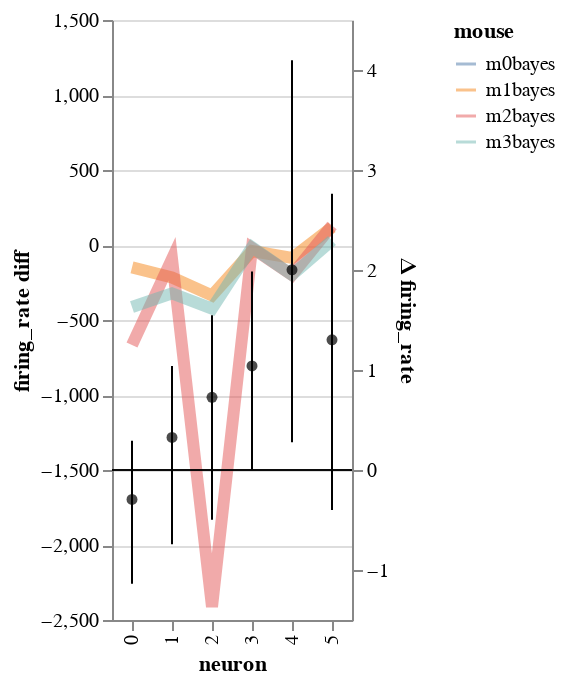

Notebook cell for this chart:
### Code cell
workflow.estimate_slope(df,y='firing_rate', levels=('stim', 'mouse', 'neuron'), hold_for_facet=False)

### Figure 1 — Vega-Lite specification as saved in the notebook (floating-point values rounded to 4 significant figures)
{"config": {"view": {"continuousWidth": 400, "continuousHeight": 300}}, "layer": [{"mark": {"type": "line", "fill": null, "opacity": 0.5, "size": 6}, "encoding": {"color": {"type": "nominal", "field": "mouse"}, "x": {"type": "nominal", "field": "neuron"}, "y": {"type": "quantitative", "field": "firing_rate diff"}}}, {"layer": [{"mark": {"type": "rule", "color": "black", "size": 0.1}, "encoding": {"y": {"type": "quantitative", "field": "zero"}}}, {"mark": {"type": "point", "color": "black", "filled": true}, "encoding": {"x": {"type": "nominal", "field": "neuron"}, "y": {"type": "quantitative", "field": "Bayes condition mean", "scale": {"zero": false}}}}, {"mark": {"type": "line", "color": "black"}, "encoding": {"x": {"type": "nominal", "field": "neuron"}, "y": {"type": "quantitative", "field": "Bayes condition mean", "scale": {"zero": false}}}}, {"mark": "rule", "encoding": {"x": {"type": "nominal", "field": "neuron"}, "y": {"type": "quantitative", "field": "Bayes condition CI0", "scale": {"zero": false}, "title": "Δ firing_rate"}, "y2": {"field": "Bayes condition CI1"}}}]}], "data": {"name": "data-dd75e8f608651ab3f78ee6ff161cf4d0"}, "resolve": {"scale": {"y": "independent"}}, "$schema": "https://vega.github.io/schema/vega-lite/v4.8.1.json", "datasets": {"data-dd75e8f608651ab3f78ee6ff161cf4d0": [{"mouse": "m0bayes", "neuron": "0", "neuron_code": 0.0, "mouse_code": 0.0, "i_trial": 9.5, "log_firing_rate": 1.811, "Firing rate": 73.79, "firing_rate": 73.79, "i_spike": 42.48, "isi": 0.08217, "Bayes condition CI0": -1.138, "Bayes condition CI1": 0.2914, "Bayes condition mean": -0.2948, "firing_rate diff": null, "zero": 0}, {"mouse": "m0bayes", "neuron": "1", "neuron_code": 4.0, "mouse_code": 0.0, "i_trial": 9.5, "log_firing_rate": 2.19, "Firing rate": 311.2, "firing_rate": 311.2, "i_spike": 49.02, "isi": 0.07142, "Bayes condition CI0": -0.7426, "Bayes condition CI1": 1.039, "Bayes condition mean": 0.3253, "firing_rate diff": null, "zero": 0}, {"mouse": "m0bayes", "neuron": "2", "neuron_code": 8.0, "mouse_code": 0.0, "i_trial": 9.5, "log_firing_rate": 2.077, "Firing rate": 144.7, "firing_rate": 144.7, "i_spike": 65.8, "isi": 0.05291, "Bayes condition CI0": -0.4963, "Bayes condition CI1": 1.548, "Bayes condition mean": 0.7268, "firing_rate diff": null, "zero": 0}, {"mouse": "m0bayes", "neuron": "3", "neuron_code": 12.0, "mouse_code": 0.0, "i_trial": 9.5, "log_firing_rate": 2.256, "Firing rate": 326.5, "firing_rate": 326.5, "i_spike": 86.0, "isi": 0.04086, "Bayes condition CI0": 0.004792, "Bayes condition CI1": 1.985, "Bayes condition mean": 1.04, "firing_rate diff": null, "zero": 0}, {"mouse": "m0bayes", "neuron": "4", "neuron_code": 16.0, "mouse_code": 0.0, "i_trial": 9.5, "log_firing_rate": 2.382, "Firing rate": 302.3, "firing_rate": 302.3, "i_spike": 117.2, "isi": 0.02986, "Bayes condition CI0": 0.278, "Bayes condition CI1": 4.098, "Bayes condition mean": 2.002, "firing_rate diff": null, "zero": 0}, {"mouse": "m0bayes", "neuron": "5", "neuron_code": 20.0, "mouse_code": 0.0, "i_trial": 9.5, "log_firing_rate": 2.662, "Firing rate": 1521.0, "firing_rate": 1521.0, "i_spike": 152.8, "isi": 0.02295, "Bayes condition CI0": -0.3997, "Bayes condition CI1": 2.763, "Bayes condition mean": 1.302, "firing_rate diff": null, "zero": 0}, {"mouse": "m0bayes", "neuron": "0", "neuron_code": 0.0, "mouse_code": 0.0, "i_trial": 0.0, "log_firing_rate": -0.1114, "Firing rate": -93.37, "firing_rate": null, "i_spike": -2.075, "isi": 0.003543, "Bayes condition CI0": null, "Bayes condition CI1": null, "Bayes condition mean": null, "firing_rate diff": -93.37, "zero": 0}, {"mouse": "m0bayes", "neuron": "1", "neuron_code": 0.0, "mouse_code": 0.0, "i_trial": 0.0, "log_firing_rate": 0.2285, "Firing rate": 202.8, "firing_rate": null, "i_spike": -0.675, "isi": 0.0006661, "Bayes condition CI0": null, "Bayes condition CI1": null, "Bayes condition mean": null, "firing_rate diff": 202.8, "zero": 0}, {"mouse": "m0bayes", "neuron": "2", "neuron_code": 0.0, "mouse_code": 0.0, "i_trial": 0.0, "log_firing_rate": 0.02613, "Firing rate": 3.046, "firing_rate": null, "i_spike": 2.25, "isi": -0.002416, "Bayes condition CI0": null, "Bayes condition CI1": null, "Bayes condition mean": null, "firing_rate diff": 3.046, "zero": 0}, {"mouse": "m0bayes", "neuron": "3", "neuron_code": 0.0, "mouse_code": 0.0, "i_trial": 0.0, "log_firing_rate": -0.01303, "Firing rate": 71.96, "firing_rate": null, "i_spike": 0.75, "isi": -0.000529, "Bayes condition CI0": null, "Bayes condition CI1": null, "Bayes condition mean": null, "firing_rate diff": 71.96, "zero": 0}, {"mouse": "m0bayes", "neuron": "4", "neuron_code": 0.0, "mouse_code": 0.0, "i_trial": 0.0, "log_firing_rate": 0.06142, "Firing rate": 79.23, "firing_rate": null, "i_spike": 4.675, "isi": -0.001246, "Bayes condition CI0": null, "Bayes condition CI1": null, "Bayes condition mean": null, "firing_rate diff": 79.23, "zero": 0}, {"mouse": "m0bayes", "neuron": "5", "neuron_code": 0.0, "mouse_code": 0.0, "i_trial": 0.0, "log_firing_rate": 0.1731, "Firing rate": 1188.0, "firing_rate": null, "i_spike": 4.1, "isi": -0.0006149, "Bayes condition CI0": null, "Bayes condition CI1": null, "Bayes condition mean": null, "firing_rate diff": 1188.0, "zero": 0}, {"mouse": "m1bayes", "neuron": "0", "neuron_code": 0.0, "mouse_code": 0.0, "i_trial": 0.0, "log_firing_rate": -0.3501, "Firing rate": -149.2, "firing_rate": null, "i_spike": -21.92, "isi": 0.02875, "Bayes condition CI0": null, "Bayes condition CI1": null, "Bayes condition mean": null, "firing_rate diff": -149.2, "zero": 0}, {"mouse": "m1bayes", "neuron": "1", "neuron_code": 0.0, "mouse_code": 0.0, "i_trial": 0.0, "log_firing_rate": -0.337, "Firing rate": -216.3, "firing_rate": null, "i_spike": -19.92, "isi": 0.01793, "Bayes condition CI0": null, "Bayes condition CI1": null, "Bayes condition mean": null, "firing_rate diff": -216.3, "zero": 0}, {"mouse": "m1bayes", "neuron": "2", "neuron_code": 0.0, "mouse_code": 0.0, "i_trial": 0.0, "log_firing_rate": -0.2924, "Firing rate": -336.5, "firing_rate": null, "i_spike": -22.75, "isi": 0.0141, "Bayes condition CI0": null, "Bayes condition CI1": null, "Bayes condition mean": null, "firing_rate diff": -336.5, "zero": 0}, {"mouse": "m1bayes", "neuron": "3", "neuron_code": 0.0, "mouse_code": 0.0, "i_trial": 0.0, "log_firing_rate": -0.05556, "Firing rate": -40.32, "firing_rate": null, "i_spike": -17.35, "isi": 0.00695, "Bayes condition CI0": null, "Bayes condition CI1": null, "Bayes condition mean": null, "firing_rate diff": -40.32, "zero": 0}, {"mouse": "m1bayes", "neuron": "4", "neuron_code": 0.0, "mouse_code": 0.0, "i_trial": 0.0, "log_firing_rate": -0.02642, "Firing rate": -86.28, "firing_rate": null, "i_spike": -14.95, "isi": 0.003701, "Bayes condition CI0": null, "Bayes condition CI1": null, "Bayes condition mean": null, "firing_rate diff": -86.28, "zero": 0}, {"mouse": "m1bayes", "neuron": "5", "neuron_code": 0.0, "mouse_code": 0.0, "i_trial": 0.0, "log_firing_rate": 0.05554, "Firing rate": 118.8, "firing_rate": null, "i_spike": -1.55, "isi": 0.0003135, "Bayes condition CI0": null, "Bayes condition CI1": null, "Bayes condition mean": null, "firing_rate diff": 118.8, "zero": 0}, {"mouse": "m2bayes", "neuron": "0", "neuron_code": 0.0, "mouse_code": 0.0, "i_trial": 0.0, "log_firing_rate": -0.5354, "Firing rate": -666.8, "firing_rate": null, "i_spike": -48.85, "isi": 0.04674, "Bayes condition CI0": null, "Bayes condition CI1": null, "Bayes condition mean": null, "firing_rate diff": -666.8, "zero": 0}, {"mouse": "m2bayes", "neuron": "1", "neuron_code": 0.0, "mouse_code": 0.0, "i_trial": 0.0, "log_firing_rate": -0.2439, "Firing rate": -91.81, "firing_rate": null, "i_spike": -46.65, "isi": 0.03397, "Bayes condition CI0": null, "Bayes condition CI1": null, "Bayes condition mean": null, "firing_rate diff": -91.81, "zero": 0}, {"mouse": "m2bayes", "neuron": "2", "neuron_code": 0.0, "mouse_code": 0.0, "i_trial": 0.0, "log_firing_rate": -0.4174, "Firing rate": -2412.0, "firing_rate": null, "i_spike": -36.28, "isi": 0.01905, "Bayes condition CI0": null, "Bayes condition CI1": null, "Bayes condition mean": null, "firing_rate diff": -2412.0, "zero": 0}, {"mouse": "m2bayes", "neuron": "3", "neuron_code": 0.0, "mouse_code": 0.0, "i_trial": 0.0, "log_firing_rate": -0.1078, "Firing rate": -20.78, "firing_rate": null, "i_spike": -26.15, "isi": 0.009888, "Bayes condition CI0": null, "Bayes condition CI1": null, "Bayes condition mean": null, "firing_rate diff": -20.78, "zero": 0}, {"mouse": "m2bayes", "neuron": "4", "neuron_code": 0.0, "mouse_code": 0.0, "i_trial": 0.0, "log_firing_rate": -0.1685, "Firing rate": -200.2, "firing_rate": null, "i_spike": -16.93, "isi": 0.004314, "Bayes condition CI0": null, "Bayes condition CI1": null, "Bayes condition mean": null, "firing_rate diff": -200.2, "zero": 0}, {"mouse": "m2bayes", "neuron": "5", "neuron_code": 0.0, "mouse_code": 0.0, "i_trial": 0.0, "log_firing_rate": -0.02359, "Firing rate": 129.5, "firing_rate": null, "i_spike": -2.1, "isi": 0.0001877, "Bayes condition CI0": null, "Bayes condition CI1": null, "Bayes condition mean": null, "firing_rate diff": 129.5, "zero": 0}, {"mouse": "m3bayes", "neuron": "0", "neuron_code": 0.0, "mouse_code": 0.0, "i_trial": 0.0, "log_firing_rate": -0.6609, "Firing rate": -413.5, "firing_rate": null, "i_spike": -73.07, "isi": 0.05414, "Bayes condition CI0": null, "Bayes condition CI1": null, "Bayes condition mean": null, "firing_rate diff": -413.5, "zero": 0}, {"mouse": "m3bayes", "neuron": "1", "neuron_code": 0.0, "mouse_code": 0.0, "i_trial": 0.0, "log_firing_rate": -0.5364, "Firing rate": -322.3, "firing_rate": null, "i_spike": -65.1, "isi": 0.03801, "Bayes condition CI0": null, "Bayes condition CI1": null, "Bayes condition mean": null, "firing_rate diff": -322.3, "zero": 0}, {"mouse": "m3bayes", "neuron": "2", "neuron_code": 0.0, "mouse_code": 0.0, "i_trial": 0.0, "log_firing_rate": -0.5003, "Firing rate": -424.1, "firing_rate": null, "i_spike": -49.8, "isi": 0.02436, "Bayes condition CI0": null, "Bayes condition CI1": null, "Bayes condition mean": null, "firing_rate diff": -424.1, "zero": 0}, {"mouse": "m3bayes", "neuron": "3", "neuron_code": 0.0, "mouse_code": 0.0, "i_trial": 0.0, "log_firing_rate": -0.1308, "Firing rate": -14.68, "firing_rate": null, "i_spike": -36.05, "isi": 0.01219, "Bayes condition CI0": null, "Bayes condition CI1": null, "Bayes condition mean": null, "firing_rate diff": -14.68, "zero": 0}, {"mouse": "m3bayes", "neuron": "4", "neuron_code": 0.0, "mouse_code": 0.0, "i_trial": 0.0, "log_firing_rate": -0.2445, "Firing rate": -199.8, "firing_rate": null, "i_spike": -19.42, "isi": 0.004638, "Bayes condition CI0": null, "Bayes condition CI1": null, "Bayes condition mean": null, "firing_rate diff": -199.8, "zero": 0}, {"mouse": "m3bayes", "neuron": "5", "neuron_code": 0.0, "mouse_code": 0.0, "i_trial": 0.0, "log_firing_rate": 0.004714, "Firing rate": 30.33, "firing_rate": null, "i_spike": -2.275, "isi": 0.0003576, "Bayes condition CI0": null, "Bayes condition CI1": null, "Bayes condition mean": null, "firing_rate diff": 30.33, "zero": 0}]}}
